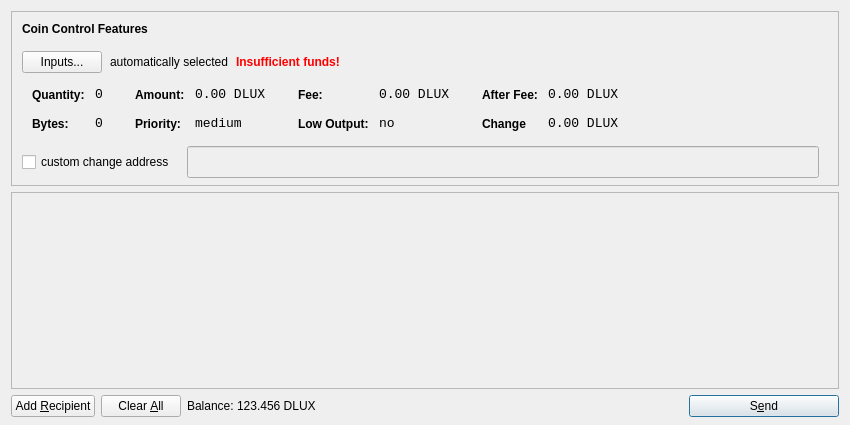
<?xml version="1.0" encoding="UTF-8"?>
<ui version="4.0">
 <class>SendCoinsDialog</class>
 <widget class="QDialog" name="SendCoinsDialog">
  <property name="geometry">
   <rect>
    <x>0</x>
    <y>0</y>
    <width>850</width>
    <height>425</height>
   </rect>
  </property>
  <property name="windowTitle">
   <string>Send Coins</string>
  </property>
  <layout class="QVBoxLayout" name="verticalLayout" stretch="0,1,0">
   <property name="bottomMargin">
    <number>8</number>
   </property>
   <item>
    <widget class="QFrame" name="frameCoinControl">
     <property name="sizePolicy">
      <sizepolicy hsizetype="Expanding" vsizetype="Expanding">
       <horstretch>0</horstretch>
       <verstretch>0</verstretch>
      </sizepolicy>
     </property>
     <property name="maximumSize">
      <size>
       <width>16777215</width>
       <height>16777215</height>
      </size>
     </property>
     <property name="frameShape">
      <enum>QFrame::StyledPanel</enum>
     </property>
     <property name="frameShadow">
      <enum>QFrame::Sunken</enum>
     </property>
     <layout class="QVBoxLayout" name="verticalLayoutCoinControl2">
      <property name="spacing">
       <number>6</number>
      </property>
      <property name="leftMargin">
       <number>0</number>
      </property>
      <property name="topMargin">
       <number>0</number>
      </property>
      <property name="rightMargin">
       <number>0</number>
      </property>
      <property name="bottomMargin">
       <number>6</number>
      </property>
      <item>
       <layout class="QVBoxLayout" name="verticalLayoutCoinControl" stretch="0,0,0,0,1">
        <property name="spacing">
         <number>0</number>
        </property>
        <property name="leftMargin">
         <number>10</number>
        </property>
        <property name="topMargin">
         <number>10</number>
        </property>
        <item>
         <layout class="QHBoxLayout" name="horizontalLayoutCoinControl1">
          <property name="bottomMargin">
           <number>15</number>
          </property>
          <item>
           <widget class="QLabel" name="labelCoinControlFeatures">
            <property name="sizePolicy">
             <sizepolicy hsizetype="Preferred" vsizetype="Maximum">
              <horstretch>0</horstretch>
              <verstretch>0</verstretch>
             </sizepolicy>
            </property>
            <property name="font">
             <font>
              <weight>75</weight>
              <bold>true</bold>
             </font>
            </property>
            <property name="styleSheet">
             <string notr="true">font-weight:bold;</string>
            </property>
            <property name="text">
             <string>Coin Control Features</string>
            </property>
           </widget>
          </item>
         </layout>
        </item>
        <item>
         <layout class="QHBoxLayout" name="horizontalLayoutCoinControl2" stretch="0,0,0,0">
          <property name="spacing">
           <number>8</number>
          </property>
          <property name="bottomMargin">
           <number>10</number>
          </property>
          <item>
           <widget class="QPushButton" name="pushButtonCoinControl">
            <property name="styleSheet">
             <string notr="true"/>
            </property>
            <property name="text">
             <string>Inputs...</string>
            </property>
           </widget>
          </item>
          <item>
           <widget class="QLabel" name="labelCoinControlAutomaticallySelected">
            <property name="text">
             <string>automatically selected</string>
            </property>
            <property name="margin">
             <number>5</number>
            </property>
           </widget>
          </item>
          <item>
           <widget class="QLabel" name="labelCoinControlInsuffFunds">
            <property name="font">
             <font>
              <weight>75</weight>
              <bold>true</bold>
             </font>
            </property>
            <property name="styleSheet">
             <string notr="true">color:red;font-weight:bold;</string>
            </property>
            <property name="text">
             <string>Insufficient funds!</string>
            </property>
            <property name="margin">
             <number>5</number>
            </property>
           </widget>
          </item>
          <item>
           <spacer name="horizontalSpacerCoinControl">
            <property name="orientation">
             <enum>Qt::Horizontal</enum>
            </property>
            <property name="sizeHint" stdset="0">
             <size>
              <width>40</width>
              <height>1</height>
             </size>
            </property>
           </spacer>
          </item>
         </layout>
        </item>
        <item>
         <widget class="QWidget" name="widgetCoinControl" native="true">
          <property name="sizePolicy">
           <sizepolicy hsizetype="Preferred" vsizetype="Preferred">
            <horstretch>0</horstretch>
            <verstretch>0</verstretch>
           </sizepolicy>
          </property>
          <property name="minimumSize">
           <size>
            <width>0</width>
            <height>0</height>
           </size>
          </property>
          <property name="styleSheet">
           <string notr="true"/>
          </property>
          <layout class="QHBoxLayout" name="horizontalLayoutCoinControl5">
           <property name="leftMargin">
            <number>0</number>
           </property>
           <property name="topMargin">
            <number>0</number>
           </property>
           <property name="rightMargin">
            <number>0</number>
           </property>
           <property name="bottomMargin">
            <number>0</number>
           </property>
           <item>
            <layout class="QHBoxLayout" name="horizontalLayoutCoinControl3" stretch="0,0,0,1">
             <property name="spacing">
              <number>20</number>
             </property>
             <property name="topMargin">
              <number>0</number>
             </property>
             <property name="bottomMargin">
              <number>10</number>
             </property>
             <item>
              <layout class="QFormLayout" name="formLayoutCoinControl1">
               <property name="horizontalSpacing">
                <number>10</number>
               </property>
               <property name="verticalSpacing">
                <number>14</number>
               </property>
               <property name="leftMargin">
                <number>10</number>
               </property>
               <property name="topMargin">
                <number>4</number>
               </property>
               <property name="rightMargin">
                <number>6</number>
               </property>
               <item row="0" column="0">
                <widget class="QLabel" name="labelCoinControlQuantityText">
                 <property name="styleSheet">
                  <string notr="true">font-weight:bold;</string>
                 </property>
                 <property name="text">
                  <string>Quantity:</string>
                 </property>
                 <property name="margin">
                  <number>0</number>
                 </property>
                </widget>
               </item>
               <item row="0" column="1">
                <widget class="QLabel" name="labelCoinControlQuantity">
                 <property name="font">
                  <font>
                   <family>Monospace</family>
                   <pointsize>10</pointsize>
                  </font>
                 </property>
                 <property name="cursor">
                  <cursorShape>IBeamCursor</cursorShape>
                 </property>
                 <property name="contextMenuPolicy">
                  <enum>Qt::ActionsContextMenu</enum>
                 </property>
                 <property name="text">
                  <string>0</string>
                 </property>
                 <property name="margin">
                  <number>0</number>
                 </property>
                 <property name="textInteractionFlags">
                  <set>Qt::LinksAccessibleByMouse|Qt::TextSelectableByKeyboard|Qt::TextSelectableByMouse</set>
                 </property>
                </widget>
               </item>
               <item row="1" column="0">
                <widget class="QLabel" name="labelCoinControlBytesText">
                 <property name="styleSheet">
                  <string notr="true">font-weight:bold;</string>
                 </property>
                 <property name="text">
                  <string>Bytes:</string>
                 </property>
                </widget>
               </item>
               <item row="1" column="1">
                <widget class="QLabel" name="labelCoinControlBytes">
                 <property name="font">
                  <font>
                   <family>Monospace</family>
                   <pointsize>10</pointsize>
                  </font>
                 </property>
                 <property name="cursor">
                  <cursorShape>IBeamCursor</cursorShape>
                 </property>
                 <property name="contextMenuPolicy">
                  <enum>Qt::ActionsContextMenu</enum>
                 </property>
                 <property name="text">
                  <string>0</string>
                 </property>
                 <property name="textInteractionFlags">
                  <set>Qt::LinksAccessibleByMouse|Qt::TextSelectableByKeyboard|Qt::TextSelectableByMouse</set>
                 </property>
                </widget>
               </item>
              </layout>
             </item>
             <item>
              <layout class="QFormLayout" name="formLayoutCoinControl2">
               <property name="horizontalSpacing">
                <number>10</number>
               </property>
               <property name="verticalSpacing">
                <number>14</number>
               </property>
               <property name="leftMargin">
                <number>6</number>
               </property>
               <property name="topMargin">
                <number>4</number>
               </property>
               <property name="rightMargin">
                <number>6</number>
               </property>
               <item row="0" column="0">
                <widget class="QLabel" name="labelCoinControlAmountText">
                 <property name="styleSheet">
                  <string notr="true">font-weight:bold;</string>
                 </property>
                 <property name="text">
                  <string>Amount:</string>
                 </property>
                 <property name="margin">
                  <number>0</number>
                 </property>
                </widget>
               </item>
               <item row="0" column="1">
                <widget class="QLabel" name="labelCoinControlAmount">
                 <property name="font">
                  <font>
                   <family>Monospace</family>
                   <pointsize>10</pointsize>
                  </font>
                 </property>
                 <property name="cursor">
                  <cursorShape>IBeamCursor</cursorShape>
                 </property>
                 <property name="contextMenuPolicy">
                  <enum>Qt::ActionsContextMenu</enum>
                 </property>
                 <property name="text">
                  <string notr="true">0.00 DLUX</string>
                 </property>
                 <property name="textInteractionFlags">
                  <set>Qt::LinksAccessibleByMouse|Qt::TextSelectableByKeyboard|Qt::TextSelectableByMouse</set>
                 </property>
                </widget>
               </item>
               <item row="1" column="0">
                <widget class="QLabel" name="labelCoinControlPriorityText">
                 <property name="styleSheet">
                  <string notr="true">font-weight:bold;</string>
                 </property>
                 <property name="text">
                  <string>Priority:</string>
                 </property>
                </widget>
               </item>
               <item row="1" column="1">
                <widget class="QLabel" name="labelCoinControlPriority">
                 <property name="font">
                  <font>
                   <family>Monospace</family>
                   <pointsize>10</pointsize>
                  </font>
                 </property>
                 <property name="cursor">
                  <cursorShape>IBeamCursor</cursorShape>
                 </property>
                 <property name="contextMenuPolicy">
                  <enum>Qt::ActionsContextMenu</enum>
                 </property>
                 <property name="text">
                  <string>medium</string>
                 </property>
                 <property name="textInteractionFlags">
                  <set>Qt::LinksAccessibleByMouse|Qt::TextSelectableByKeyboard|Qt::TextSelectableByMouse</set>
                 </property>
                </widget>
               </item>
              </layout>
             </item>
             <item>
              <layout class="QFormLayout" name="formLayoutCoinControl3">
               <property name="horizontalSpacing">
                <number>10</number>
               </property>
               <property name="verticalSpacing">
                <number>14</number>
               </property>
               <property name="leftMargin">
                <number>6</number>
               </property>
               <property name="topMargin">
                <number>4</number>
               </property>
               <property name="rightMargin">
                <number>6</number>
               </property>
               <item row="0" column="0">
                <widget class="QLabel" name="labelCoinControlFeeText">
                 <property name="styleSheet">
                  <string notr="true">font-weight:bold;</string>
                 </property>
                 <property name="text">
                  <string>Fee:</string>
                 </property>
                 <property name="margin">
                  <number>0</number>
                 </property>
                </widget>
               </item>
               <item row="0" column="1">
                <widget class="QLabel" name="labelCoinControlFee">
                 <property name="font">
                  <font>
                   <family>Monospace</family>
                   <pointsize>10</pointsize>
                  </font>
                 </property>
                 <property name="cursor">
                  <cursorShape>IBeamCursor</cursorShape>
                 </property>
                 <property name="contextMenuPolicy">
                  <enum>Qt::ActionsContextMenu</enum>
                 </property>
                 <property name="text">
                  <string notr="true">0.00 DLUX</string>
                 </property>
                 <property name="textInteractionFlags">
                  <set>Qt::LinksAccessibleByMouse|Qt::TextSelectableByKeyboard|Qt::TextSelectableByMouse</set>
                 </property>
                </widget>
               </item>
               <item row="1" column="0">
                <widget class="QLabel" name="labelCoinControlLowOutputText">
                 <property name="styleSheet">
                  <string notr="true">font-weight:bold;</string>
                 </property>
                 <property name="text">
                  <string>Low Output:</string>
                 </property>
                </widget>
               </item>
               <item row="1" column="1">
                <widget class="QLabel" name="labelCoinControlLowOutput">
                 <property name="font">
                  <font>
                   <family>Monospace</family>
                   <pointsize>10</pointsize>
                  </font>
                 </property>
                 <property name="cursor">
                  <cursorShape>IBeamCursor</cursorShape>
                 </property>
                 <property name="contextMenuPolicy">
                  <enum>Qt::ActionsContextMenu</enum>
                 </property>
                 <property name="text">
                  <string>no</string>
                 </property>
                 <property name="textInteractionFlags">
                  <set>Qt::LinksAccessibleByMouse|Qt::TextSelectableByKeyboard|Qt::TextSelectableByMouse</set>
                 </property>
                </widget>
               </item>
              </layout>
             </item>
             <item>
              <layout class="QFormLayout" name="formLayoutCoinControl4">
               <property name="horizontalSpacing">
                <number>10</number>
               </property>
               <property name="verticalSpacing">
                <number>14</number>
               </property>
               <property name="leftMargin">
                <number>6</number>
               </property>
               <property name="topMargin">
                <number>4</number>
               </property>
               <property name="rightMargin">
                <number>6</number>
               </property>
               <item row="0" column="0">
                <widget class="QLabel" name="labelCoinControlAfterFeeText">
                 <property name="styleSheet">
                  <string notr="true">font-weight:bold;</string>
                 </property>
                 <property name="text">
                  <string>After Fee:</string>
                 </property>
                 <property name="margin">
                  <number>0</number>
                 </property>
                </widget>
               </item>
               <item row="0" column="1">
                <widget class="QLabel" name="labelCoinControlAfterFee">
                 <property name="font">
                  <font>
                   <family>Monospace</family>
                   <pointsize>10</pointsize>
                  </font>
                 </property>
                 <property name="cursor">
                  <cursorShape>IBeamCursor</cursorShape>
                 </property>
                 <property name="contextMenuPolicy">
                  <enum>Qt::ActionsContextMenu</enum>
                 </property>
                 <property name="text">
                  <string notr="true">0.00 DLUX</string>
                 </property>
                 <property name="textInteractionFlags">
                  <set>Qt::LinksAccessibleByMouse|Qt::TextSelectableByKeyboard|Qt::TextSelectableByMouse</set>
                 </property>
                </widget>
               </item>
               <item row="1" column="0">
                <widget class="QLabel" name="labelCoinControlChangeText">
                 <property name="styleSheet">
                  <string notr="true">font-weight:bold;</string>
                 </property>
                 <property name="text">
                  <string>Change</string>
                 </property>
                </widget>
               </item>
               <item row="1" column="1">
                <widget class="QLabel" name="labelCoinControlChange">
                 <property name="font">
                  <font>
                   <family>Monospace</family>
                   <pointsize>10</pointsize>
                  </font>
                 </property>
                 <property name="cursor">
                  <cursorShape>IBeamCursor</cursorShape>
                 </property>
                 <property name="contextMenuPolicy">
                  <enum>Qt::ActionsContextMenu</enum>
                 </property>
                 <property name="text">
                  <string notr="true">0.00 DLUX</string>
                 </property>
                 <property name="textInteractionFlags">
                  <set>Qt::LinksAccessibleByMouse|Qt::TextSelectableByKeyboard|Qt::TextSelectableByMouse</set>
                 </property>
                </widget>
               </item>
              </layout>
             </item>
            </layout>
           </item>
          </layout>
         </widget>
        </item>
        <item>
         <layout class="QHBoxLayout" name="horizontalLayoutCoinControl4" stretch="0,0,0">
          <property name="spacing">
           <number>12</number>
          </property>
          <property name="sizeConstraint">
           <enum>QLayout::SetDefaultConstraint</enum>
          </property>
          <property name="topMargin">
           <number>5</number>
          </property>
          <property name="rightMargin">
           <number>0</number>
          </property>
          <item>
           <widget class="QCheckBox" name="checkBoxCoinControlChange">
            <property name="text">
             <string>custom change address</string>
            </property>
           </widget>
          </item>
          <item>
           <widget class="QLineEdit" name="lineEditCoinControlChange">
            <property name="enabled">
             <bool>false</bool>
            </property>
            <property name="sizePolicy">
             <sizepolicy hsizetype="Expanding" vsizetype="Fixed">
              <horstretch>0</horstretch>
              <verstretch>0</verstretch>
             </sizepolicy>
            </property>
            <property name="minimumSize">
             <size>
              <width>0</width>
              <height>32</height>
             </size>
            </property>
            <property name="maximumSize">
             <size>
              <width>16777215</width>
              <height>32</height>
             </size>
            </property>
           </widget>
          </item>
          <item>
           <widget class="QLabel" name="labelCoinControlChangeLabel">
            <property name="sizePolicy">
             <sizepolicy hsizetype="Preferred" vsizetype="Expanding">
              <horstretch>0</horstretch>
              <verstretch>0</verstretch>
             </sizepolicy>
            </property>
            <property name="minimumSize">
             <size>
              <width>0</width>
              <height>0</height>
             </size>
            </property>
            <property name="text">
             <string/>
            </property>
            <property name="margin">
             <number>3</number>
            </property>
           </widget>
          </item>
         </layout>
        </item>
        <item>
         <spacer name="verticalSpacerCoinControl">
          <property name="orientation">
           <enum>Qt::Vertical</enum>
          </property>
          <property name="sizeHint" stdset="0">
           <size>
            <width>800</width>
            <height>1</height>
           </size>
          </property>
         </spacer>
        </item>
       </layout>
      </item>
     </layout>
    </widget>
   </item>
   <item>
    <widget class="QScrollArea" name="scrollArea">
     <property name="widgetResizable">
      <bool>true</bool>
     </property>
     <widget class="QWidget" name="scrollAreaWidgetContents">
      <property name="geometry">
       <rect>
        <x>0</x>
        <y>0</y>
        <width>830</width>
        <height>172</height>
       </rect>
      </property>
      <layout class="QVBoxLayout" name="verticalLayout_2">
       <property name="leftMargin">
        <number>0</number>
       </property>
       <property name="topMargin">
        <number>0</number>
       </property>
       <property name="rightMargin">
        <number>0</number>
       </property>
       <property name="bottomMargin">
        <number>0</number>
       </property>
       <item>
        <layout class="QVBoxLayout" name="entries">
         <property name="spacing">
          <number>6</number>
         </property>
        </layout>
       </item>
       <item>
        <spacer name="verticalSpacer">
         <property name="orientation">
          <enum>Qt::Vertical</enum>
         </property>
         <property name="sizeHint" stdset="0">
          <size>
           <width>20</width>
           <height>40</height>
          </size>
         </property>
        </spacer>
       </item>
      </layout>
     </widget>
    </widget>
   </item>
   <item>
    <layout class="QHBoxLayout" name="horizontalLayout">
     <item>
      <widget class="QPushButton" name="addButton">
       <property name="toolTip">
        <string>Send to multiple recipients at once</string>
       </property>
       <property name="text">
        <string>Add &amp;Recipient</string>
       </property>
       <property name="autoDefault">
        <bool>false</bool>
       </property>
      </widget>
     </item>
     <item>
      <widget class="QPushButton" name="clearButton">
       <property name="sizePolicy">
        <sizepolicy hsizetype="Minimum" vsizetype="Fixed">
         <horstretch>0</horstretch>
         <verstretch>0</verstretch>
        </sizepolicy>
       </property>
       <property name="toolTip">
        <string>Remove all transaction fields</string>
       </property>
       <property name="text">
        <string>Clear &amp;All</string>
       </property>
       <property name="autoRepeatDelay">
        <number>300</number>
       </property>
       <property name="autoDefault">
        <bool>false</bool>
       </property>
      </widget>
     </item>
     <item>
      <layout class="QHBoxLayout" name="horizontalLayout_2">
       <property name="spacing">
        <number>3</number>
       </property>
       <item>
        <widget class="QLabel" name="label">
         <property name="sizePolicy">
          <sizepolicy hsizetype="Preferred" vsizetype="Fixed">
           <horstretch>0</horstretch>
           <verstretch>0</verstretch>
          </sizepolicy>
         </property>
         <property name="text">
          <string>Balance:</string>
         </property>
        </widget>
       </item>
       <item>
        <widget class="QLabel" name="labelBalance">
         <property name="sizePolicy">
          <sizepolicy hsizetype="Preferred" vsizetype="Fixed">
           <horstretch>0</horstretch>
           <verstretch>0</verstretch>
          </sizepolicy>
         </property>
         <property name="cursor">
          <cursorShape>IBeamCursor</cursorShape>
         </property>
         <property name="text">
          <string notr="true">123.456 DLUX</string>
         </property>
         <property name="textInteractionFlags">
          <set>Qt::LinksAccessibleByMouse|Qt::TextSelectableByKeyboard|Qt::TextSelectableByMouse</set>
         </property>
        </widget>
       </item>
      </layout>
     </item>
     <item>
      <spacer name="horizontalSpacer">
       <property name="orientation">
        <enum>Qt::Horizontal</enum>
       </property>
       <property name="sizeHint" stdset="0">
        <size>
         <width>40</width>
         <height>20</height>
        </size>
       </property>
      </spacer>
     </item>
     <item>
      <widget class="QPushButton" name="sendButton">
       <property name="minimumSize">
        <size>
         <width>150</width>
         <height>0</height>
        </size>
       </property>
       <property name="toolTip">
        <string>Confirm the send action</string>
       </property>
       <property name="text">
        <string>S&amp;end</string>
       </property>
       <property name="default">
        <bool>true</bool>
       </property>
      </widget>
     </item>
    </layout>
   </item>
  </layout>
 </widget>
 <resources/>
 <connections/>
</ui>
